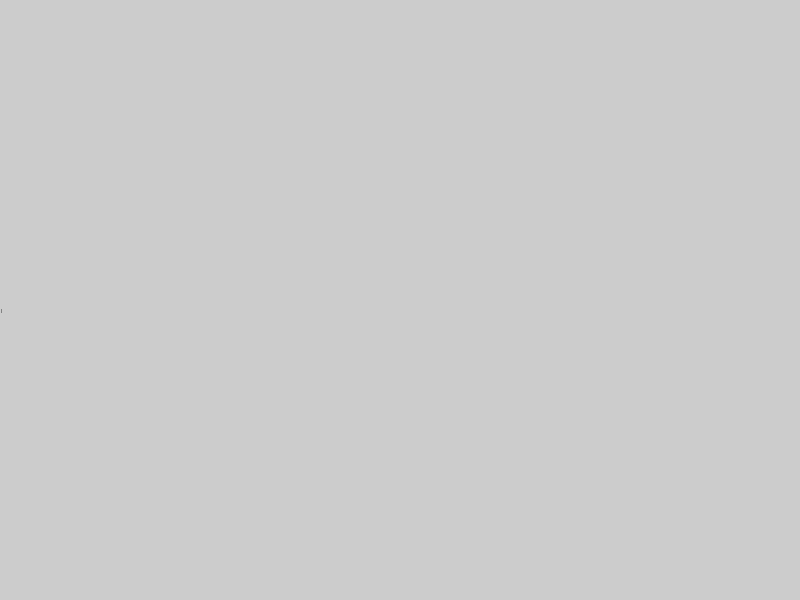
Frame 1 (no input)
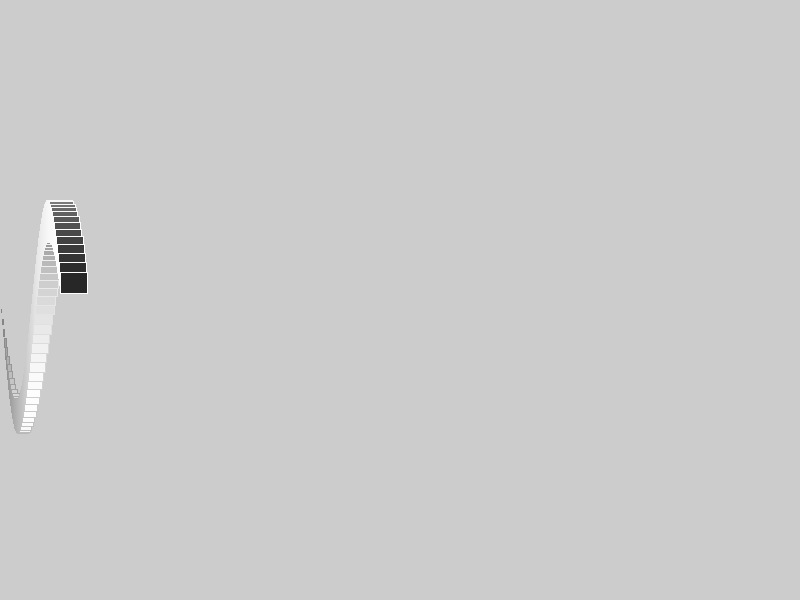
Frame 60 (the mouse pressed at the canvas centre just before this capture)
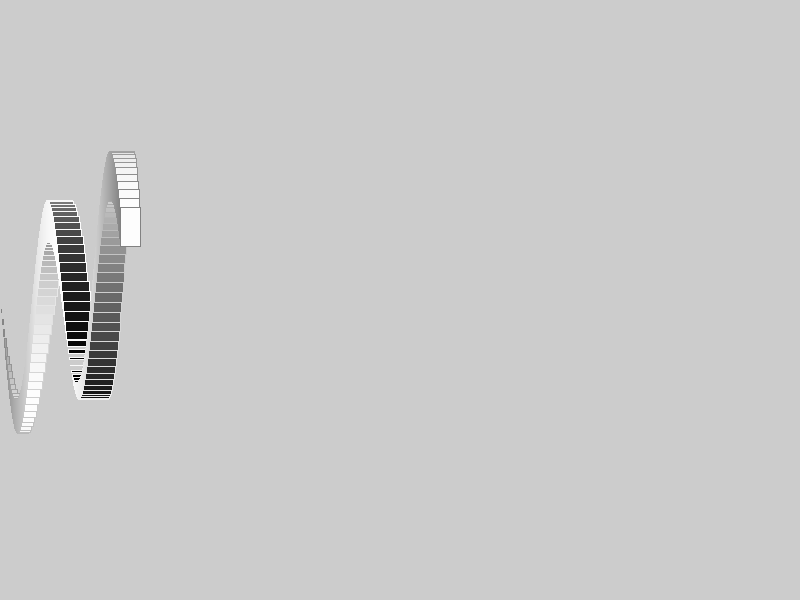
Frame 120 (the mouse held since frame 60 and released just before this capture)

The Processing sketch that drew these frames (run headless with seeded random() and noise(); from frame 60 on, the mouse is pressed at the canvas centre):

// Processing sketch: sketch_151203b
// ── sketch_151203b.pde
//also sin functions for colours
void setup() {
  size(800, 600);
}
void draw() {
  stroke(sin(frameCount*0.026)*127+127);  //greyscale sin
  fill(sin(frameCount*0.065)*127+127);  //greyscale sin
  rect(
    frameCount%width,
    sin(frameCount*0.1)*100+(height*0.5),
    sin(frameCount*0.02)*30,
    sin(frameCount*0.045)*50
  );
}
